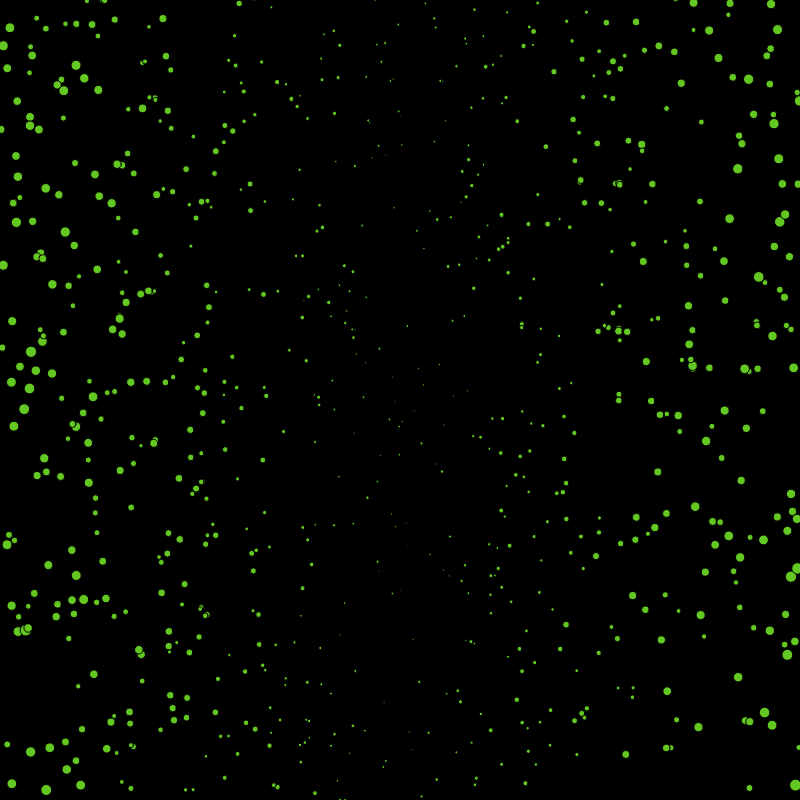
Frame 1 (no input)
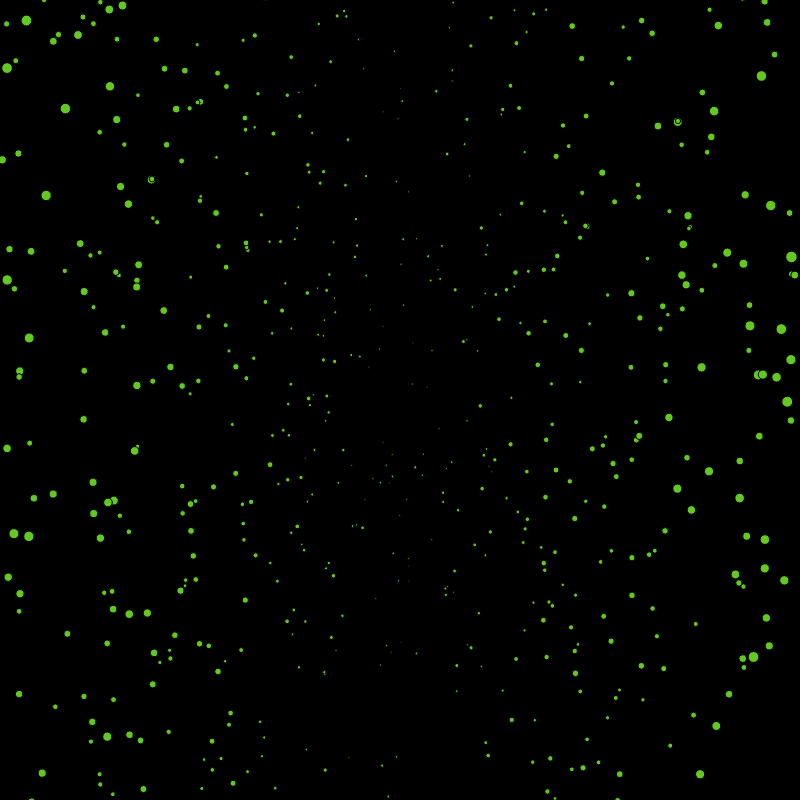
Frame 60 (no input)
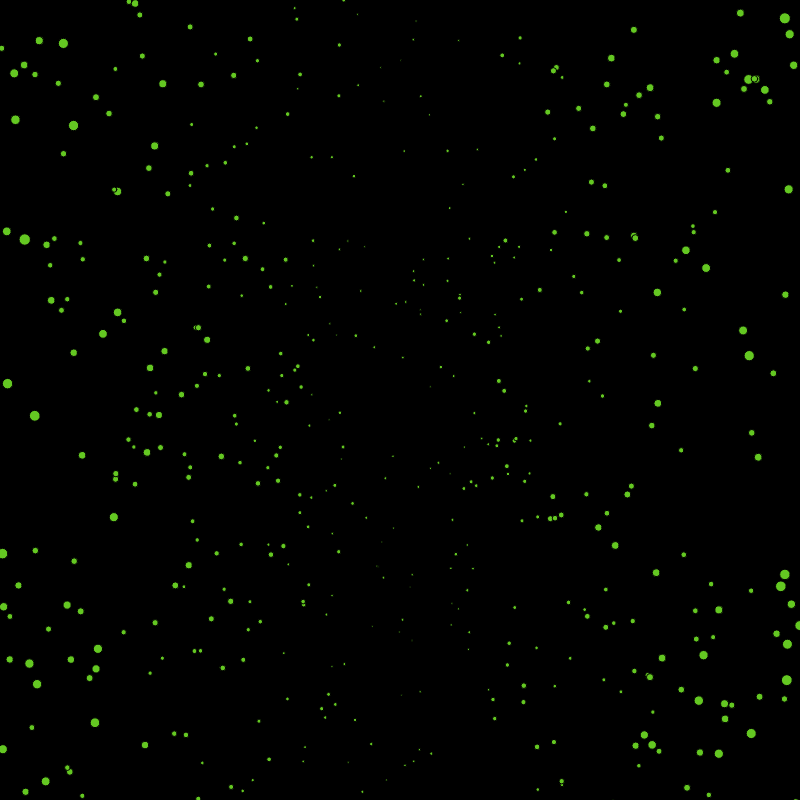
Frame 120 (the mouse pressed at the canvas centre since frame 60)

The p5.js sketch that drew these frames (run headless with seeded random() and noise() and a simulated clock; from frame 60 on, the mouse is pressed at the canvas centre):

// p5.js sketch
// ── sketch.js
let starCount = 800;
let stars = [];

function setup() {
  createCanvas(800, 800);
  for (let i = 0; i < starCount; i++) {
    const x = random(-width / 2, width / 2);
    const y = random(-height / 2, height / 2);
    const z = random(width / 100);

    const star = new Star(x, y, z);
    stars.push(star);
  }
}

function draw() {
  background(0);
  translate(width / 2, height / 2);
  stars.forEach((star) => {
    star.update();
    star.draw();
  });
}

// ── stars.js
class Star {
  constructor(x, y, z) {
    this.x = x;
    this.y = y;
    this.z = z;
    this.r = 10;
  }

  draw() {
    fill(100, 200, 34);
    ellipse(this.x, this.y, this.r, this.r);
  }

  update() {
    const r = Math.sqrt(this.x ** 2 + this.y ** 2);
    this.x += (this.x / r) * this.z;
    this.y += (this.y / r) * this.z;
    this.r =
      map(Math.abs(this.x), 0, width / 2, 3, 12) *
      map(this.z, 0, width / 100, 0.5, 1);

    if (this.x >= width / 2 || this.x <= -width / 2) {
      this.x = random(-width / 8, width / 8);
      this.y = random(-height / 8, height / 8);
      this.r = 2;
    }
  }
}

// ── style.css
html, body {
  margin: 30px;
  padding: 0;
}

canvas {
  display: block;
  
}
